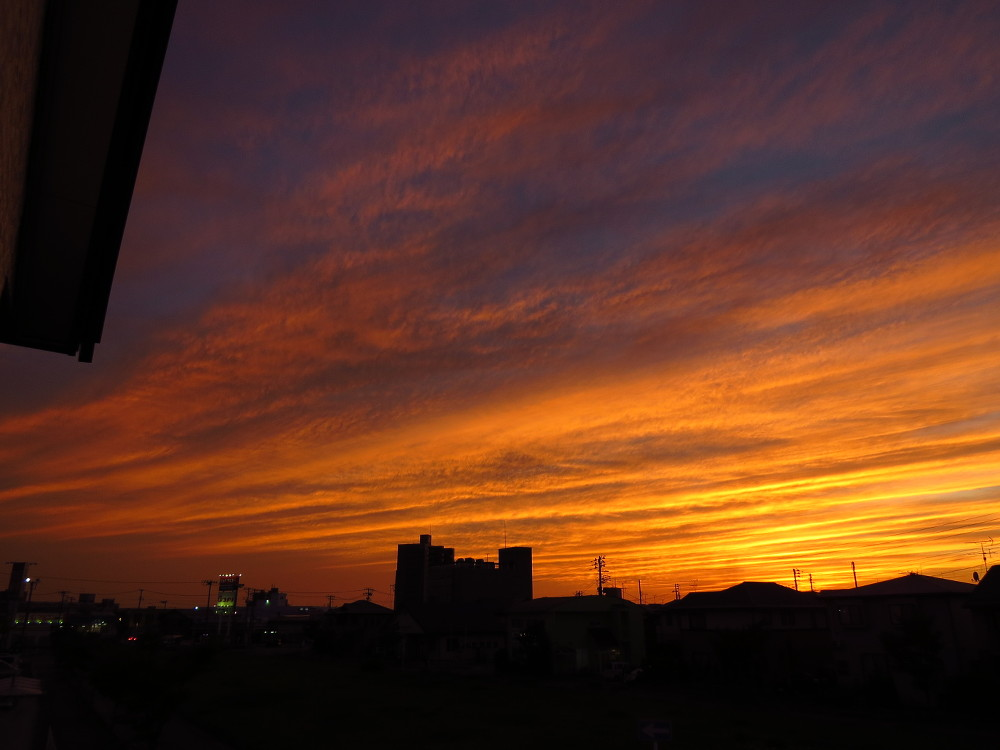
#> input picture image/sora2.jpg, 1000 x 750 px
$ python negaposi.py
#> lines starting #> are read from the running program, lines starting #| are printed output that depends on the picture
# -*- coding: utf-8 -*-

import cv2
import numpy as np

if __name__ == '__main__':

    # ガンマ定数の定義
    gamma = 2.0

    # ルックアップテーブルの生成
    """
    array([[0],
           [0],
           [0],
           [0],
           [0],
           [0],
           [0],
        ・・・・・・・・
           [0], dtype='uint8')
    のようなリストが生成される。
    """
    look_up_table = np.ones((256, 1), dtype = 'uint8' ) * 0

    for i in range(256):

        # ガンマ変換
        look_up_table[i][0] = 255 - i

    # 画像の読み込み
    img_src = cv2.imread("./image/sora2.jpg", 1)
#> img_src is the input picture: shape (750, 1000, 3); mean B, G, R 32.3, 50.6, 91.4

    # ガンマ変換後の出力
    img_negaposi = cv2.LUT(img_src, look_up_table)
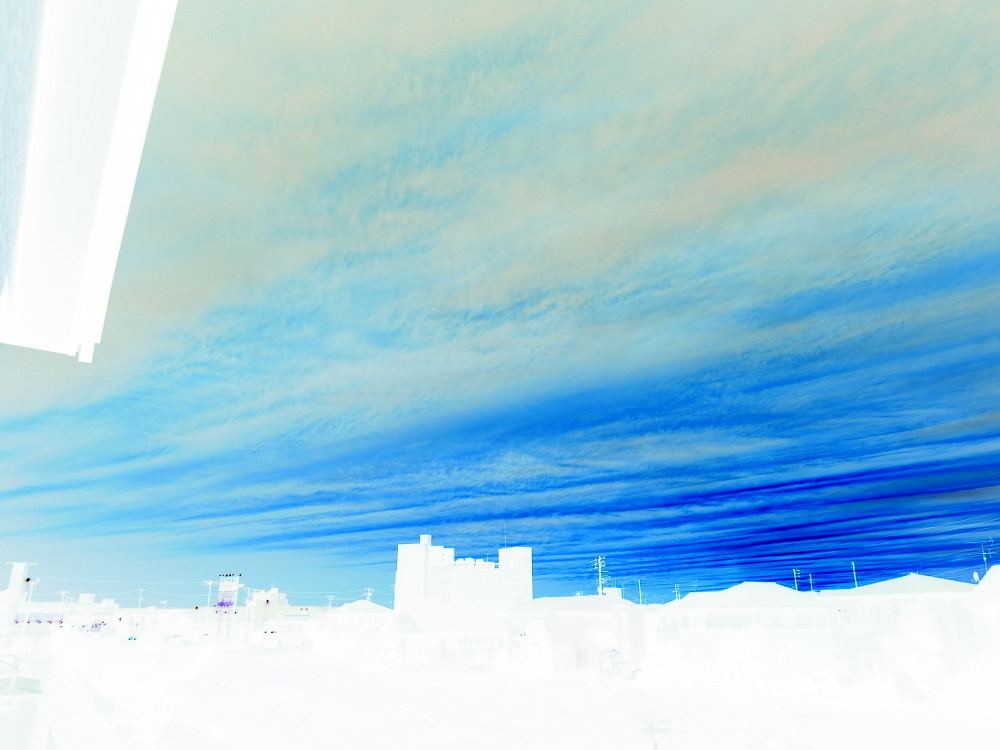
#> img_negaposi: shape (750, 1000, 3); mean B, G, R 222.7, 204.4, 163.6

    # 表示
    cv2.imshow("Show NEGAPOSI Image", img_negaposi)
    cv2.waitKey(0)
    cv2.destroyAllWindows()

$ run again, with image/IMG_4680.JPG copied over image/sora2.jpg
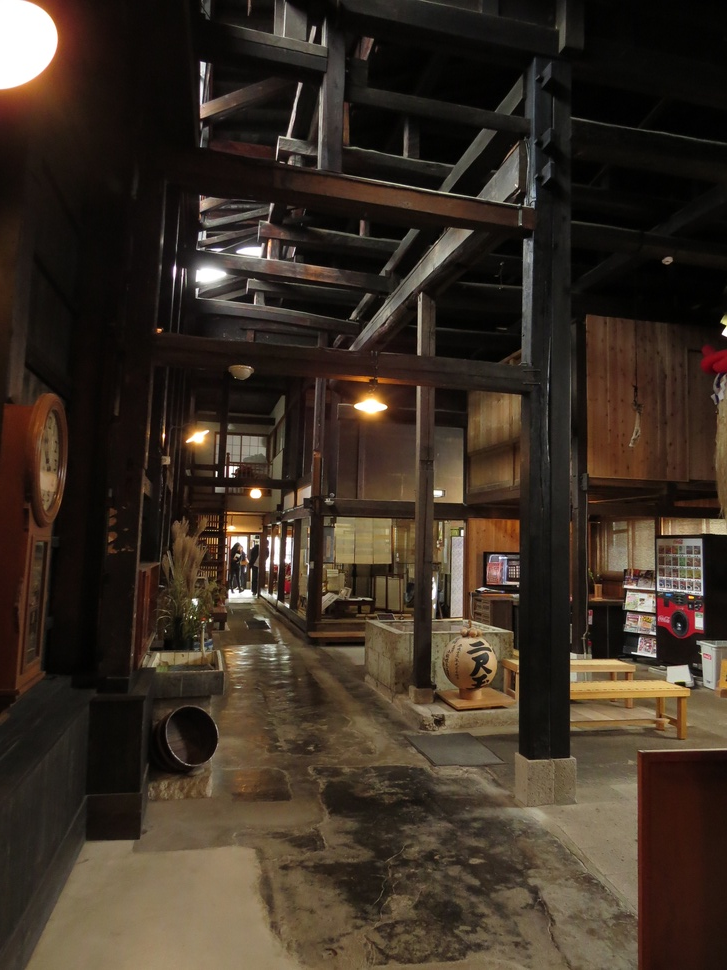
#> input picture image/IMG_4680.JPG, 727 x 970 px, shrunk from 2112 x 2816 before the run
#> img_src is the input picture: shape (970, 727, 3); mean B, G, R 37, 48, 59.8
#> `img_negaposi = cv2.LUT(img_src, look_up_table)`:
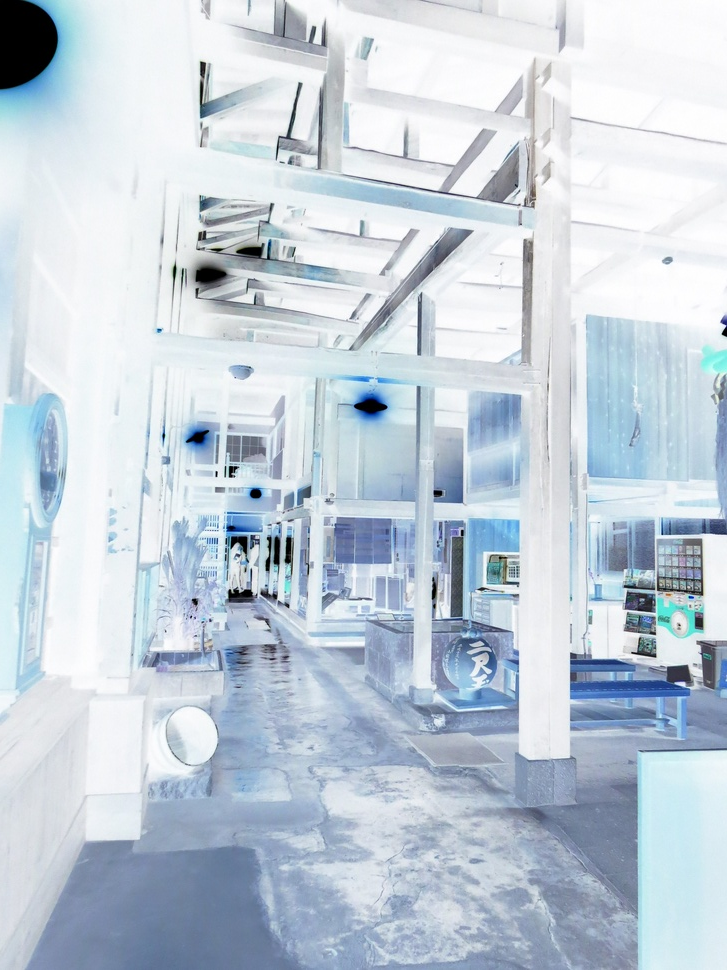
#> img_negaposi: shape (970, 727, 3); mean B, G, R 218, 207, 195.2

$ run again, with image/IMG_4681.JPG copied over image/sora2.jpg
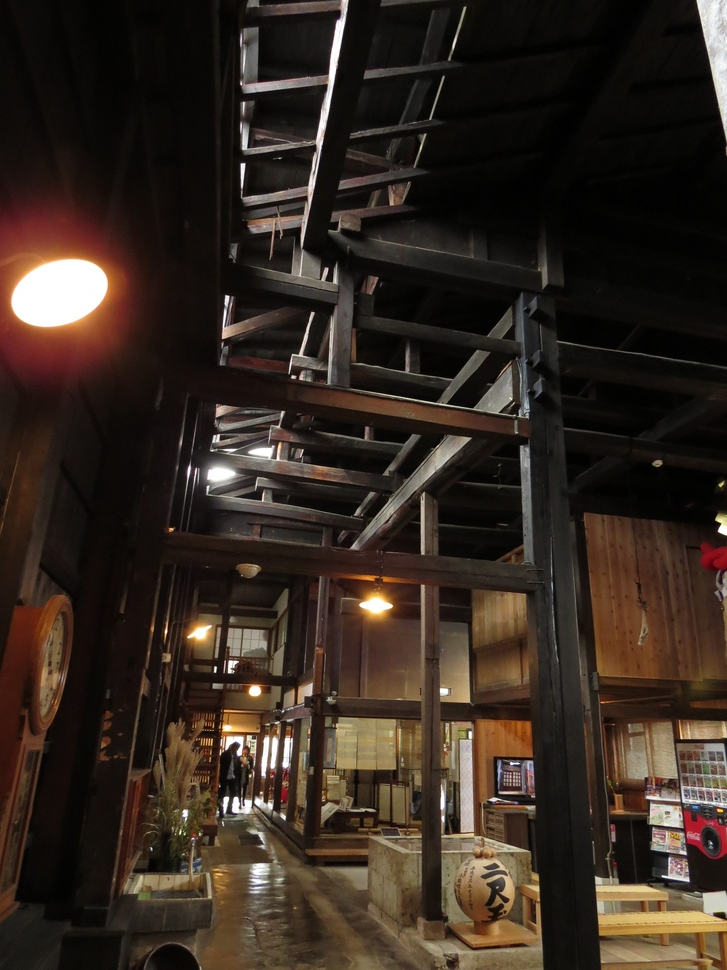
#> input picture image/IMG_4681.JPG, 727 x 970 px, shrunk from 2112 x 2816 before the run
#> img_src is the input picture: shape (970, 727, 3); mean B, G, R 32.4, 41.2, 52.6
#> `img_negaposi = cv2.LUT(img_src, look_up_table)`:
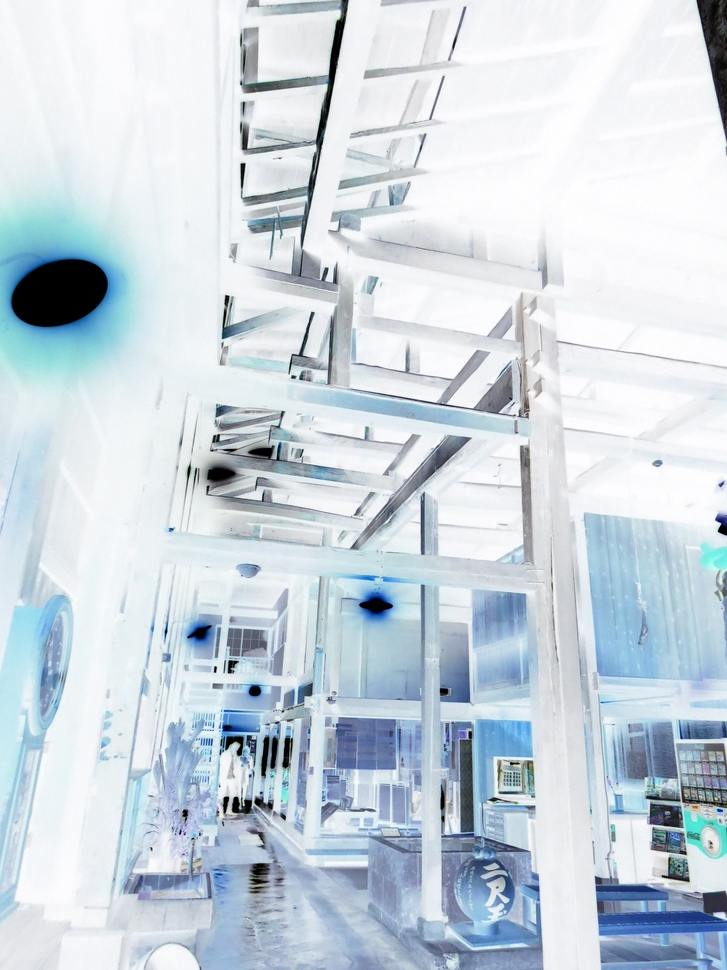
#> img_negaposi: shape (970, 727, 3); mean B, G, R 222.6, 213.8, 202.4

$ run again, with image/IMG_4682.JPG copied over image/sora2.jpg
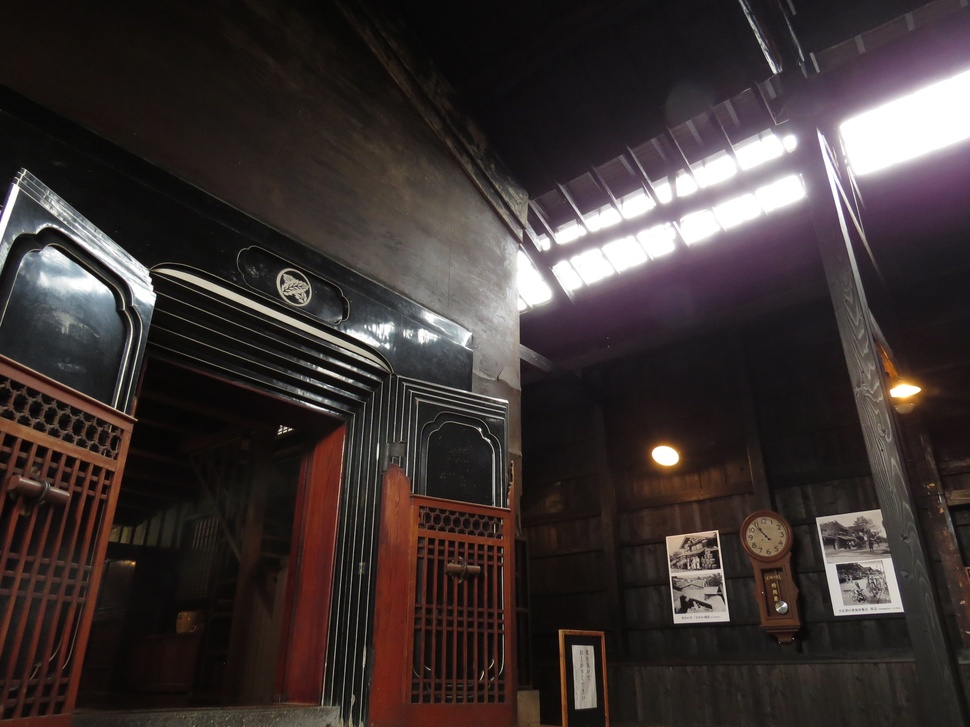
#> input picture image/IMG_4682.JPG, 970 x 727 px, shrunk from 2816 x 2112 before the run
#> img_src is the input picture: shape (727, 970, 3); mean B, G, R 49.7, 50.7, 59.8
#> `img_negaposi = cv2.LUT(img_src, look_up_table)`:
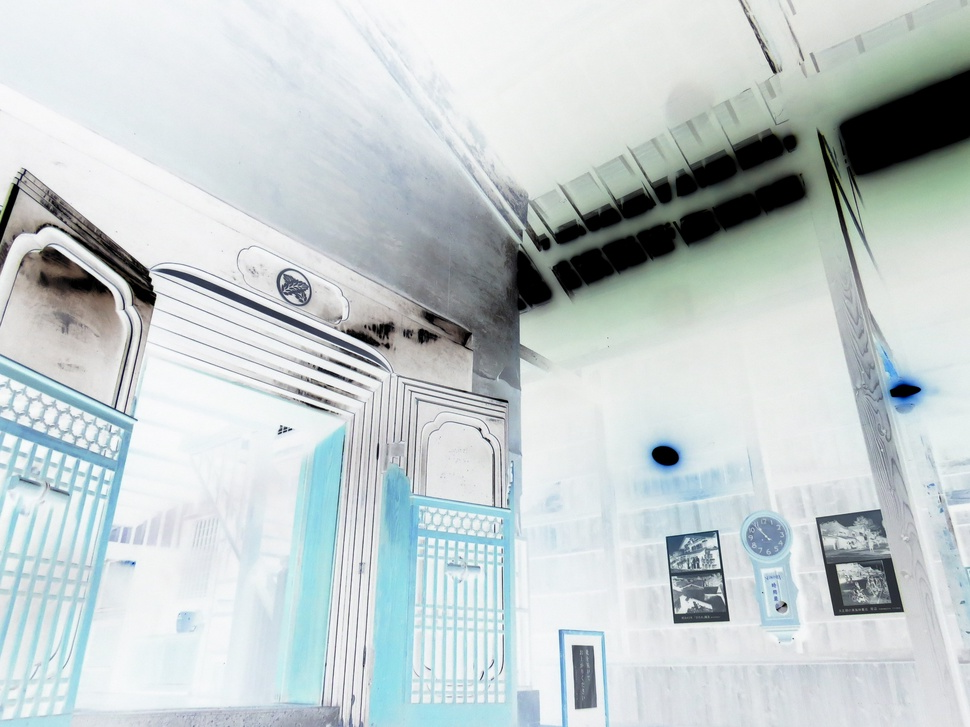
#> img_negaposi: shape (727, 970, 3); mean B, G, R 205.3, 204.3, 195.2
